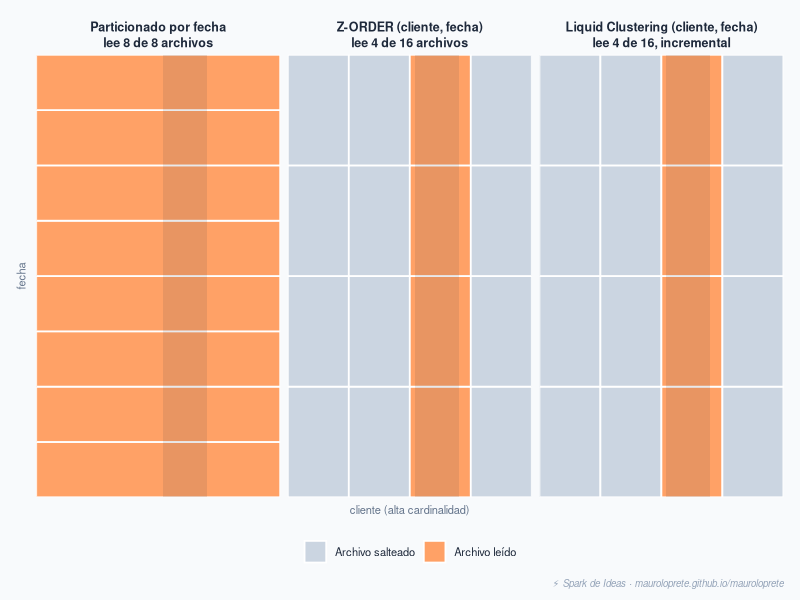
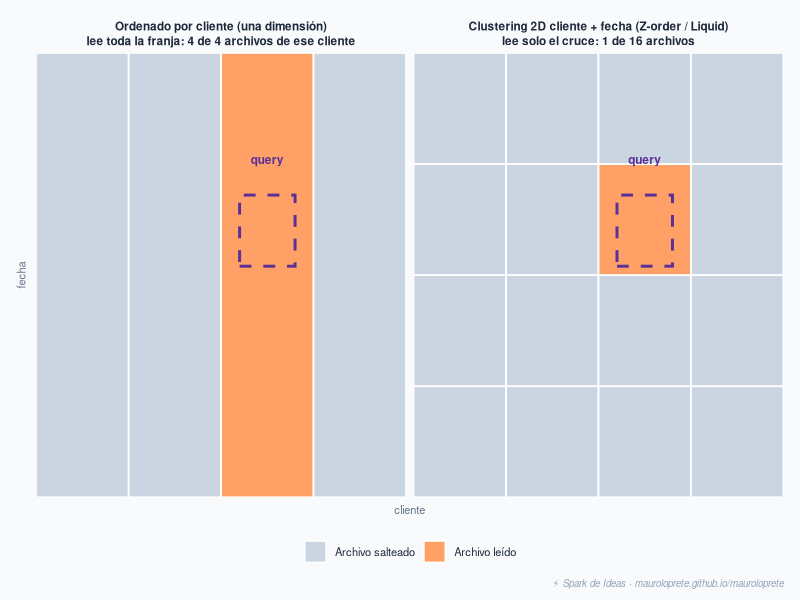
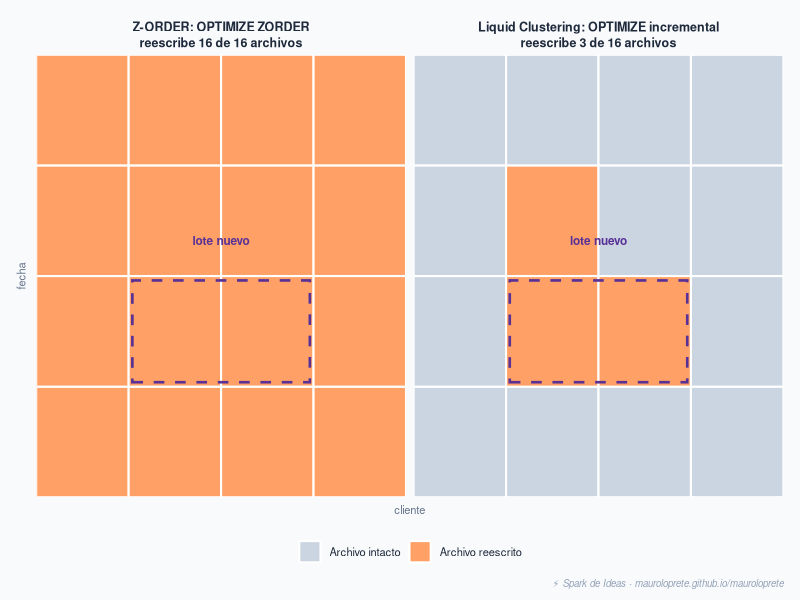
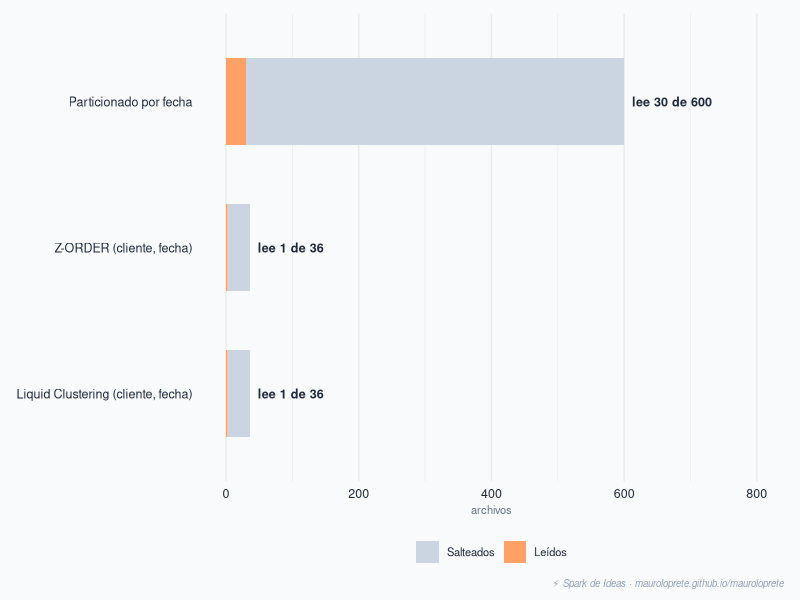
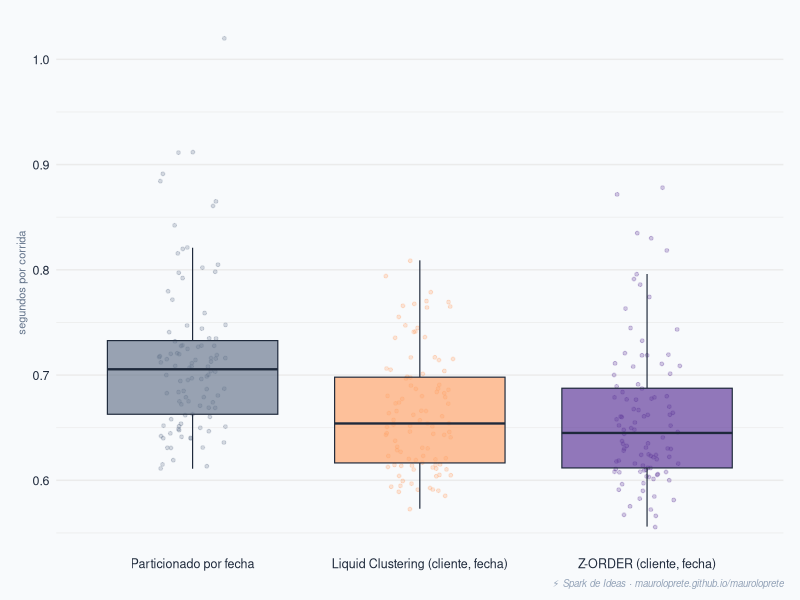
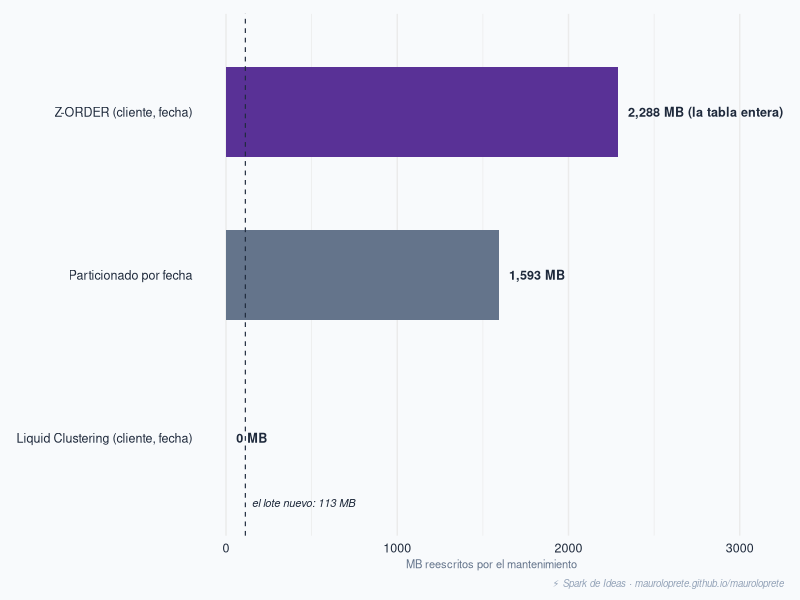

Reproduce these figures in R, in order.
## ---- chunk 1
#| echo: false
#| warning: false
#| message: false
#| fig-width: 10
#| fig-height: 4.3
#| fig-align: center
#| fig-cap: "Misma query filtrando por cliente. Particionando por fecha, el motor lee toda la tabla porque no puede saltear ninguna partición; clusterizando por cliente lee solo la fracción de archivos cuyo rango cruza el filtro."

library(ggplot2)

navy <- "#1e293b"; orange <- "#FFA166"; bg <- "#f8fafc"
gray <- "#64748b"; skipc <- "#cbd5e1"
qx1 <- 52; qx2 <- 70

make_files <- function(strategy) {
  if (strategy == "part") {
    ymins <- seq(0, 100, length.out = 9)[1:8]
    ymaxs <- seq(0, 100, length.out = 9)[2:9]
    df <- data.frame(xmin = 0, xmax = 100, ymin = ymins, ymax = ymaxs)
    df$read <- TRUE
  } else {
    xs <- seq(0, 100, length.out = 5); ys <- seq(0, 100, length.out = 5)
    g  <- expand.grid(i = 1:4, j = 1:4)
    df <- data.frame(xmin = xs[g$i], xmax = xs[g$i + 1],
                     ymin = ys[g$j], ymax = ys[g$j + 1])
    df$read <- !(df$xmax < qx1 | df$xmin > qx2)
  }
  df$strategy <- strategy; df
}

files <- rbind(make_files("part"), make_files("zorder"), make_files("liquid"))
lab <- c(part = "Particionado por fecha\nlee 8 de 8 archivos",
         zorder = "Z-ORDER (cliente, fecha)\nlee 4 de 16 archivos",
         liquid = "Liquid Clustering (cliente, fecha)\nlee 4 de 16, incremental")
files$strategy <- factor(files$strategy, levels = names(lab), labels = lab)
qband <- data.frame(strategy = factor(lab, levels = lab))

ggplot() +
  geom_rect(data = files, aes(xmin = xmin, xmax = xmax, ymin = ymin, ymax = ymax, fill = read),
            color = "white", linewidth = 0.6) +
  geom_rect(data = qband, aes(xmin = qx1, xmax = qx2, ymin = 0, ymax = 100),
            fill = navy, alpha = 0.10, inherit.aes = FALSE) +
  facet_wrap(~strategy, nrow = 1) +
  scale_fill_manual(values = c(`TRUE` = orange, `FALSE` = skipc),
                    labels = c(`TRUE` = "Archivo leído", `FALSE` = "Archivo salteado"), name = NULL) +
  labs(x = "cliente (alta cardinalidad)", y = "fecha",
       caption = "⚡ Spark de Ideas · mauroloprete.github.io/mauroloprete") +
  coord_cartesian(xlim = c(0, 100), ylim = c(0, 100), expand = FALSE) +
  theme_minimal(base_size = 11) +
  theme(plot.background = element_rect(fill = bg, color = NA),
        panel.background = element_rect(fill = bg, color = NA),
        panel.grid = element_blank(),
        strip.text = element_text(face = "bold", color = navy, size = 9, lineheight = 1.05),
        axis.text = element_blank(), axis.ticks = element_blank(),
        axis.title = element_text(color = gray, size = 8),
        legend.position = "bottom", legend.text = element_text(color = navy, size = 8),
        plot.caption = element_text(color = "#94a3b8", size = 7, hjust = 1, face = "italic"),
        plot.margin = margin(10, 12, 8, 12))
## ---- chunk 2
#| echo: false
#| warning: false
#| message: false
#| fig-width: 10
#| fig-height: 4.4
#| fig-align: center
#| fig-cap: "La misma query filtra por cliente y por fecha. Ordenando solo por cliente hay que leer la franja entera (todas las fechas de ese cliente); clusterizando en dos dimensiones se lee solo el archivo del cruce."

library(ggplot2)

navy <- "#1e293b"; orange <- "#FFA166"; bg <- "#f8fafc"
gray <- "#64748b"; skipc <- "#cbd5e1"; newc <- "#593196"

qx1 <- 55; qx2 <- 70; qy1 <- 52; qy2 <- 68

a <- data.frame(
  xmin = seq(0, 75, by = 25), xmax = seq(25, 100, by = 25),
  ymin = 0, ymax = 100)
a$read <- !(a$xmax < qx1 | a$xmin > qx2)
a$strategy <- "lin"

xs <- seq(0, 100, length.out = 5); ys <- seq(0, 100, length.out = 5)
g <- expand.grid(i = 1:4, j = 1:4)
b <- data.frame(xmin = xs[g$i], xmax = xs[g$i + 1], ymin = ys[g$j], ymax = ys[g$j + 1])
b$read <- !(b$xmax < qx1 | b$xmin > qx2) & !(b$ymax < qy1 | b$ymin > qy2)
b$strategy <- "2d"

files <- rbind(a[, c("xmin","xmax","ymin","ymax","read","strategy")],
               b[, c("xmin","xmax","ymin","ymax","read","strategy")])

lab <- c(lin = "Ordenado por cliente (una dimensión)\nlee toda la franja: 4 de 4 archivos de ese cliente",
         `2d` = "Clustering 2D cliente + fecha (Z-order / Liquid)\nlee solo el cruce: 1 de 16 archivos")
files$strategy <- factor(files$strategy, levels = names(lab), labels = lab)
q <- data.frame(strategy = factor(lab, levels = lab),
                xmin = qx1, xmax = qx2, ymin = qy1, ymax = qy2)

ggplot() +
  geom_rect(data = files, aes(xmin = xmin, xmax = xmax, ymin = ymin, ymax = ymax, fill = read),
            color = "white", linewidth = 0.6) +
  geom_rect(data = q, aes(xmin = xmin, xmax = xmax, ymin = ymin, ymax = ymax),
            fill = NA, color = newc, linewidth = 1, linetype = "dashed", inherit.aes = FALSE) +
  geom_text(data = q, aes(x = (xmin + xmax) / 2, y = ymax + 8, label = "query"),
            color = newc, size = 3, fontface = "bold", inherit.aes = FALSE) +
  facet_wrap(~strategy, nrow = 1) +
  scale_fill_manual(values = c(`TRUE` = orange, `FALSE` = skipc),
                    labels = c(`TRUE` = "Archivo leído", `FALSE` = "Archivo salteado"), name = NULL) +
  labs(x = "cliente", y = "fecha",
       caption = "⚡ Spark de Ideas · mauroloprete.github.io/mauroloprete") +
  coord_cartesian(xlim = c(0, 100), ylim = c(0, 100), expand = FALSE) +
  theme_minimal(base_size = 11) +
  theme(plot.background = element_rect(fill = bg, color = NA),
        panel.background = element_rect(fill = bg, color = NA),
        panel.grid = element_blank(),
        strip.text = element_text(face = "bold", color = navy, size = 8.5, lineheight = 1.05),
        axis.text = element_blank(), axis.ticks = element_blank(),
        axis.title = element_text(color = gray, size = 8),
        legend.position = "bottom", legend.text = element_text(color = navy, size = 8),
        plot.caption = element_text(color = "#94a3b8", size = 7, hjust = 1, face = "italic"),
        plot.margin = margin(10, 12, 8, 12))
## ---- chunk 3
#| echo: false
#| warning: false
#| message: false
#| fig-width: 9
#| fig-height: 4.3
#| fig-align: center
#| fig-cap: "Llega un lote nuevo. Para mantener el orden, Z-ORDER reescribe los 16 archivos; el OPTIMIZE incremental de Liquid Clustering reescribe solo los 3 que el lote toca."

library(ggplot2)

navy <- "#1e293b"; orange <- "#FFA166"; bg <- "#f8fafc"
gray <- "#64748b"; keep <- "#cbd5e1"; newc <- "#593196"

xs <- seq(0, 100, length.out = 5); ys <- seq(0, 100, length.out = 5)
g  <- expand.grid(i = 1:4, j = 1:4)
grid <- data.frame(xmin = xs[g$i], xmax = xs[g$i + 1],
                   ymin = ys[g$j], ymax = ys[g$j + 1], id = 1:16)

z <- grid; z$state <- "rewrite"; z$strategy <- "zorder"
l <- grid; l$state <- "keep"; l$state[l$id %in% c(6, 7, 10)] <- "rewrite"; l$strategy <- "liquid"
files <- rbind(z, l)

lab <- c(zorder = "Z-ORDER: OPTIMIZE ZORDER\nreescribe 16 de 16 archivos",
         liquid = "Liquid Clustering: OPTIMIZE incremental\nreescribe 3 de 16 archivos")
files$strategy <- factor(files$strategy, levels = names(lab), labels = lab)
newbatch <- data.frame(strategy = factor(lab, levels = lab),
                       xmin = 26, xmax = 74, ymin = 26, ymax = 49)

ggplot() +
  geom_rect(data = files, aes(xmin = xmin, xmax = xmax, ymin = ymin, ymax = ymax, fill = state),
            color = "white", linewidth = 0.7) +
  geom_rect(data = newbatch, aes(xmin = xmin, xmax = xmax, ymin = ymin, ymax = ymax),
            fill = NA, color = newc, linewidth = 0.9, linetype = "dashed", inherit.aes = FALSE) +
  geom_text(data = newbatch, aes(x = 50, y = 58, label = "lote nuevo"),
            color = newc, size = 3, fontface = "bold", inherit.aes = FALSE) +
  facet_wrap(~strategy, nrow = 1) +
  scale_fill_manual(values = c(rewrite = orange, keep = keep),
                    labels = c(rewrite = "Archivo reescrito", keep = "Archivo intacto"), name = NULL) +
  labs(x = "cliente", y = "fecha",
       caption = "⚡ Spark de Ideas · mauroloprete.github.io/mauroloprete") +
  coord_cartesian(xlim = c(0, 100), ylim = c(0, 100), expand = FALSE) +
  theme_minimal(base_size = 11) +
  theme(plot.background = element_rect(fill = bg, color = NA),
        panel.background = element_rect(fill = bg, color = NA),
        panel.grid = element_blank(),
        strip.text = element_text(face = "bold", color = navy, size = 9, lineheight = 1.05),
        axis.text = element_blank(), axis.ticks = element_blank(),
        axis.title = element_text(color = gray, size = 8),
        legend.position = "bottom", legend.text = element_text(color = navy, size = 8),
        plot.caption = element_text(color = "#94a3b8", size = 7, hjust = 1, face = "italic"),
        plot.margin = margin(10, 12, 8, 12))
## ---- chunk 4
#| echo: false
#| warning: false
#| message: false
#| fig-width: 9
#| fig-height: 3.4
#| fig-align: center
#| fig-cap: "Del total de archivos de cada tabla, cuántos leyó la query y cuántos salteó. El particionado no solo lee más: su layout tiene 600 archivos donde el clustering tiene 36."

library(ggplot2)

navy <- "#1e293b"; orange <- "#FFA166"; bg <- "#f8fafc"
gray <- "#64748b"; skipc <- "#cbd5e1"

niveles <- c("Particionado por fecha", "Z-ORDER (cliente, fecha)", "Liquid Clustering (cliente, fecha)")
d <- data.frame(
  estrategia = rep(niveles, each = 2),
  tipo = rep(c("Leídos", "Salteados"), 3),
  archivos = c(30, 570, 1, 35, 1, 35)
)
d$estrategia <- factor(d$estrategia, levels = rev(niveles))
d$tipo <- factor(d$tipo, levels = c("Salteados", "Leídos"))
etiquetas <- data.frame(
  estrategia = factor(niveles, levels = rev(niveles)),
  total = c(600, 36, 36),
  label = c("lee 30 de 600", "lee 1 de 36", "lee 1 de 36")
)

ggplot(d, aes(x = archivos, y = estrategia, fill = tipo)) +
  geom_col(width = 0.6) +
  geom_text(data = etiquetas, aes(x = total + 12, y = estrategia, label = label),
            inherit.aes = FALSE, hjust = 0, size = 3.2, color = navy, fontface = "bold") +
  scale_fill_manual(values = c(Salteados = skipc, Leídos = orange), name = NULL) +
  coord_cartesian(xlim = c(0, 800)) +
  labs(x = "archivos", y = NULL,
       caption = "⚡ Spark de Ideas · mauroloprete.github.io/mauroloprete") +
  theme_minimal(base_size = 11) +
  theme(plot.background = element_rect(fill = bg, color = NA),
        panel.background = element_rect(fill = bg, color = NA),
        panel.grid.major.y = element_blank(),
        axis.text = element_text(color = navy, size = 9),
        axis.title = element_text(color = gray, size = 8),
        legend.position = "bottom", legend.text = element_text(color = navy, size = 8),
        plot.caption = element_text(color = "#94a3b8", size = 7, hjust = 1, face = "italic"),
        plot.margin = margin(10, 12, 8, 12))
## ---- chunk 5
#| echo: false
#| warning: false
#| message: false
#| fig-width: 9
#| fig-height: 4
#| fig-align: center
#| fig-cap: "Distribución del wall-clock de 100 corridas por estrategia, con caché caliente. Cada punto es una corrida; la caja marca mediana y rango intercuartílico."

library(ggplot2)

navy <- "#1e293b"; orange <- "#FFA166"; bg <- "#f8fafc"
gray <- "#64748b"; purple <- "#593196"

corridas <- read.csv("corridas.csv")
labs_map <- c(particionado = "Particionado por fecha",
              liquid = "Liquid Clustering (cliente, fecha)",
              zorder = "Z-ORDER (cliente, fecha)")
corridas$estrategia <- factor(labs_map[corridas$estrategia], levels = labs_map)

ggplot(corridas, aes(x = estrategia, y = segundos, fill = estrategia)) +
  geom_jitter(aes(color = estrategia), width = 0.15, alpha = 0.25, size = 1, show.legend = FALSE) +
  geom_boxplot(alpha = 0.65, outlier.shape = NA, color = navy, linewidth = 0.4, show.legend = FALSE) +
  scale_fill_manual(values = setNames(c(gray, orange, purple), labs_map)) +
  scale_color_manual(values = setNames(c(gray, orange, purple), labs_map)) +
  labs(x = NULL, y = "segundos por corrida",
       caption = "⚡ Spark de Ideas · mauroloprete.github.io/mauroloprete") +
  theme_minimal(base_size = 11) +
  theme(plot.background = element_rect(fill = bg, color = NA),
        panel.background = element_rect(fill = bg, color = NA),
        panel.grid.major.x = element_blank(),
        axis.text = element_text(color = navy, size = 9),
        axis.title = element_text(color = gray, size = 8),
        plot.caption = element_text(color = "#94a3b8", size = 7, hjust = 1, face = "italic"),
        plot.margin = margin(10, 12, 8, 12))
## ---- chunk 6
#| echo: false
#| warning: false
#| message: false
#| fig-width: 9
#| fig-height: 3.2
#| fig-align: center
#| fig-cap: "MB reescritos por el mantenimiento para incorporar un lote nuevo de 113 MB. Z-ORDER reescribe la tabla entera; el OPTIMIZE incremental de Liquid no reescribe nada."

library(ggplot2)

navy <- "#1e293b"; orange <- "#FFA166"; bg <- "#f8fafc"
gray <- "#64748b"; purple <- "#593196"

niveles <- c("Z-ORDER (cliente, fecha)", "Particionado por fecha", "Liquid Clustering (cliente, fecha)")
d <- data.frame(
  estrategia = factor(niveles, levels = rev(niveles)),
  mb = c(2288, 1593, 0),
  label = c("2,288 MB (la tabla entera)", "1,593 MB", "0 MB")
)

ggplot(d, aes(x = mb, y = estrategia, fill = estrategia)) +
  geom_col(width = 0.55, show.legend = FALSE) +
  geom_text(aes(x = mb + 60, label = label),
            hjust = 0, size = 3.2, color = navy, fontface = "bold") +
  geom_vline(xintercept = 113, linetype = "dashed", color = navy, linewidth = 0.4) +
  annotate("text", x = 150, y = 0.6, label = "el lote nuevo: 113 MB",
           hjust = 0, size = 2.8, color = navy, fontface = "italic") +
  scale_fill_manual(values = setNames(c(purple, gray, orange), niveles)) +
  coord_cartesian(xlim = c(0, 3100)) +
  labs(x = "MB reescritos por el mantenimiento", y = NULL,
       caption = "⚡ Spark de Ideas · mauroloprete.github.io/mauroloprete") +
  theme_minimal(base_size = 11) +
  theme(plot.background = element_rect(fill = bg, color = NA),
        panel.background = element_rect(fill = bg, color = NA),
        panel.grid.major.y = element_blank(),
        axis.text = element_text(color = navy, size = 9),
        axis.title = element_text(color = gray, size = 8),
        plot.caption = element_text(color = "#94a3b8", size = 7, hjust = 1, face = "italic"),
        plot.margin = margin(10, 12, 8, 12))
